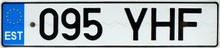
%> input picture cs484_hw1_data/license_plates/est_095yhf_close.jpg, 220 x 48 px, shrunk from 600 x 132 before the run; its folder holds only this picture in this run
$ octave Licence_plate_main.m   (GNU Octave 9; MATLAB toolbox functions it lacks are replaced by stand-ins)
%> lines starting %> are read from the running program, lines starting %| are printed output that depends on the picture; in (x1, y1, x2, y2) boxes, pixels count from 0 and x2, y2 are one past the last pixel; in counts of white or black regions, pixels touching at a corner belong together; the program's own positions count from 1
### license_plate.m
function connected_comp = license_plate(plate_img,i)
img_path = 'C:\Users\hsyne\Desktop\courses\Image\CS484-hw1\result_plate_images\';
% Extract color channels
blue_channel = plate_img(:,:,3);
red_channel = plate_img(:,:,1);
green_channel = plate_img(:,:,2);

% Threshold blue channel
thresholded_img = blue_channel < 65 & red_channel < 70 & green_channel < 70;
imwrite(thresholded_img,strcat(img_path,'thr_',num2str(i),'.png'))

% Use Erosion to get rid of small things
se = strel("square",7);
eroded_img = erosion(thresholded_img,se);
se = strel("square",3);
eroded_img = erosion(eroded_img,se);

%figure;imagesc(eroded_img), colormap( gray); axis image;
%title("Erosion with 9x9 square B")
%pause;

% Using conditional dialation
se = strel("diamond",5);
dilated_img = dilate(eroded_img,se);
for j = 1:25
    temp = dilated_img & thresholded_img;
    dilated_img = dilate(temp,se);
   % figure;imagesc(dilated_img), colormap(gray); axis image;
   % pause;
end
dilated_img = dilated_img & thresholded_img;
%dilated_img = erosion(dilated_img,se);
%figure;imagesc(dilated_img), colormap(gray); axis image;
%pause;
%title("Cond Dilation with 9x9 square B") ;

imwrite(dilated_img,strcat(img_path,'morp_',num2str(i),'.png'))
connected_comp = bwconncomp(dilated_img);
close all

### erosion.m
% H黶eyin Orkun Elmas 21501364

function eroded_image = erosion(img, structuring_element)
% This function takes 2 2d arrays as images and erodes img
% With structuring element
% Only supporting odd x odd structuring elements
% This erosion operation uses the first definition of the dilation in
% according to the lecture slides. And it uses padding to prevent boundary
% cases.

if isa(structuring_element,'strel')
    structuring_element = structuring_element.Neighborhood;
end

[m,n] = size(img);
[k,l] = size(structuring_element);

center_se_x = floor(k/2) + 1;
center_se_y = floor(l/2) + 1;

% Padding the input image with 1's in order to make boundary decisions
% easier

% decide on padding amount
pad_amount_x = center_se_x - 1;
pad_amount_y = center_se_y - 1;

% Since we need to padd from 4 sides
padded_img = ones(m + 2 *(pad_amount_x),n + 2*(pad_amount_y));

% Contents of the original image are pasted to appropriate locations
padded_img((pad_amount_x + 1):end-(pad_amount_x),(pad_amount_y + 1):end-(pad_amount_y)) = img;
eroded_image = zeros(size(img));
for row = 1:m
    for col = 1:n
        center_x_padded = row + center_se_x - 1 - pad_amount_x;
        center_y_padded = col + center_se_y - 1 - pad_amount_y;
        all_1 = true;
        for i = row: row + k - 1
            for j = col: col + l -1
                if  structuring_element(i - row + 1, j - col + 1) == 1 && padded_img(i,j) == 0
                    all_1 = false;
                    break
                end
            end
        end
        if all_1
            eroded_image(center_x_padded, center_y_padded) = 1;
        end
    end
end


### Licence_plate_main.m
result_img_path = 'C:\Users\hsyne\Desktop\courses\Image\CS484-hw1\result_plate_images\';
in_img_path = 'C:\Users\hsyne\Desktop\courses\Image\CS484-hw1\cs484_hw1_data\license_plates\';
% Getting File names in a structure array

imagefiles = dir(strcat(in_img_path,'*.jpg'));
[r,c] = size(imagefiles);
for i= 1:r
 x = imread(strcat(in_img_path,imagefiles(i).name) );
%> x is the input picture: size 48x220x3 uint8; mean R, G, B 153.4, 165.8, 174.5
 connected_comp = license_plate(x,i);
%> in license_plate, `blue_channel = plate_img(:,:,3);`:
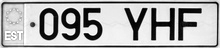
%> blue_channel: size 48x220 uint8; min 0, max 255, mean 174.5
%> in license_plate, `red_channel = plate_img(:,:,1);`:
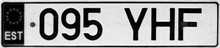
%> red_channel: size 48x220 uint8; min 0, max 255, mean 153.4
%> in license_plate, `green_channel = plate_img(:,:,2);`:
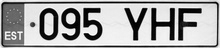
%> green_channel: size 48x220 uint8; min 0, max 255, mean 165.8
%> in license_plate, `thresholded_img = blue_channel < 65 & red_channel < 70 & green_channel..`:
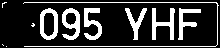
%> thresholded_img: size 48x220 logical; 20.6% white; 11 white regions (4 under 20 px), largest, box (x1, y1, x2, y2) and area: (23, 2, 219, 47) 431, (152, 8, 175, 40) 318, (62, 8, 80, 40) 310
%> the run ends on the next line

$ run again, on cs484_hw1_data/license_plates/i_ed485kc_close.jpg
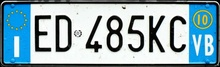
%> input picture cs484_hw1_data/license_plates/i_ed485kc_close.jpg, 220 x 67 px, shrunk from 600 x 182 before the run
%> x is the input picture: size 67x220x3 uint8; mean R, G, B 142.8, 170.7, 180.8
%> in license_plate, `green_channel = plate_img(:,:,2);`:
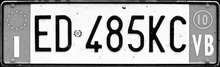
%> green_channel: size 67x220 uint8; min 0, max 255, mean 170.7
%> in license_plate, `thresholded_img = blue_channel < 65 & red_channel < 70 & green_channel..`:
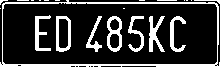
%> thresholded_img: size 67x220 logical; 19.8% white; 22 white regions (12 under 20 px), largest, box (x1, y1, x2, y2) and area: (0, 0, 220, 67) 1175, (107, 16, 122, 52) 272, (149, 16, 165, 52) 271

$ run again, on cs484_hw1_data/license_plates/irl_132-ww-450_close.jpg
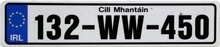
%> input picture cs484_hw1_data/license_plates/irl_132-ww-450_close.jpg, 220 x 47 px, shrunk from 600 x 127 before the run
%> x is the input picture: size 47x220x3 uint8; mean R, G, B 131.4, 134.5, 143.3
%> in license_plate, `green_channel = plate_img(:,:,2);`:
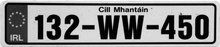
%> green_channel: size 47x220 uint8; min 0, max 255, mean 134.5
%> in license_plate, `thresholded_img = blue_channel < 65 & red_channel < 70 & green_channel..`:
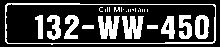
%> thresholded_img: size 47x220 logical; 26.7% white; 28 white regions (17 under 20 px), largest, box (x1, y1, x2, y2) and area: (5, 3, 216, 45) 668, (98, 16, 120, 39) 355, (122, 16, 144, 39) 350

$ run again, on cs484_hw1_data/license_plates/md_chaw352_close.jpg
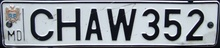
%> input picture cs484_hw1_data/license_plates/md_chaw352_close.jpg, 220 x 48 px, shrunk from 600 x 130 before the run
%> x is the input picture: size 48x220x3 uint8; mean R, G, B 141.5, 147.4, 154.3
%> in license_plate, `red_channel = plate_img(:,:,1);`:
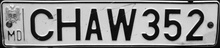
%> red_channel: size 48x220 uint8; min 0, max 254, mean 141.5
%> in license_plate, `thresholded_img = blue_channel < 65 & red_channel < 70 & green_channel..`:
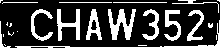
%> thresholded_img: size 48x220 logical; 24.3% white; 24 white regions (10 under 20 px), largest, box (x1, y1, x2, y2) and area: (108, 9, 136, 40) 430, (15, 20, 220, 48) 360, (57, 9, 80, 41) 309

$ run again, on cs484_hw1_data/license_plates/f_an-684-fh_close.jpg
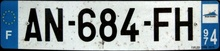
%> input picture cs484_hw1_data/license_plates/f_an-684-fh_close.jpg, 220 x 51 px, shrunk from 600 x 140 before the run
%> x is the input picture: size 51x220x3 uint8; mean R, G, B 142.2, 153.6, 157.8
%> in license_plate, `thresholded_img = blue_channel < 65 & red_channel < 70 & green_channel..`:
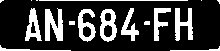
%> thresholded_img: size 51x220 logical; 22.5% white; 17 white regions (5 under 20 px), largest, box (x1, y1, x2, y2) and area: (45, 8, 63, 41) 404, (175, 8, 193, 41) 331, (100, 9, 117, 42) 329
